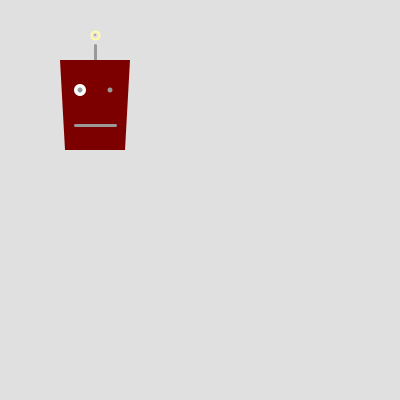
Frame 1 (no input)
Frame 60 (the mouse pressed at the canvas centre just before this capture): identical to frame 1, image omitted
Frame 120 (the mouse held since frame 60 and released just before this capture): identical to frame 1, image omitted

The Processing sketch that drew this single still picture (run headless with seeded random() and noise(); from frame 60 on, the mouse is pressed at the canvas centre):

// Processing sketch: robot_modular
// ── robot_modular.pde
void setup() {
  size(400, 400);
  smooth();
}

void draw() {
  background(224);
  drawRobot(100, 100);
  //  drawRobot(mouseX, mouseY);
}


void drawRobot(float x, float y)
{
  //// Keraia
  stroke(153);
  strokeWeight(3);
  line(x-5, y-55, x-5, y-40);
  noStroke();
  fill(153);
  ellipse(x-5, y-65, 2, 2); // mikros kyklos
  noFill();
  stroke(255, 252, 167); // kitrino
  strokeWeight(2);
  ellipse(x-5, y-65, 8, 8); // megalos kyklos

  //// Kefali
  noStroke();
  fill(124, 0, 0); // kokkino
  quad(x-40, y-40, x+30, y-40, x+25, y+50, x-35, y+50); // kefali
  fill(255);
  ellipse(x-20, y-10, 12, 12);  // Megalo mati
  fill(153);
  ellipse(x-20, y-10, 5, 5);  // mikro mati aristera
  ellipse(x+10, y-10, 5, 5);  // mikro mati deksia
  stroke(153);
  strokeWeight(3);
  line(x-25, y+25, x+15, y+25); //stoma
}
